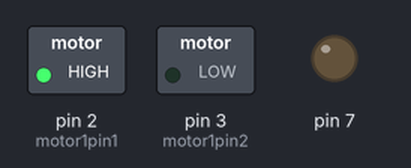
A sketch run on a simulated Arduino Uno, built with avr-gcc and run on an emulated ATmega328P. On the bench: switched loads named in the sketch (green lamp = pin HIGH), output pins drawn as LEDs (lit = HIGH).

Above: at 0.1 s.
Timing chart, 0 to 1.6 s (numbered marks = the images above):
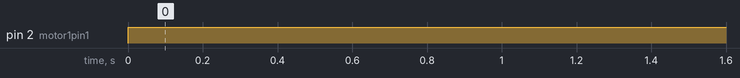

Measured:
- by itself, pin 2 (motor1pin1): LOW → HIGH at 0.00 s

The sketch:

motor_controller.ino
```cpp
int motor1pin1 = 2;
int motor1pin2 = 3;

//int motor2pin1 = 4;
//int motor2pin2 = 5;

void setup() {
  // put your setup code here, to run once:
  pinMode(motor1pin1, OUTPUT);
  pinMode(motor1pin2, OUTPUT);
//  pinMode(motor2pin1, OUTPUT);
//  pinMode(motor2pin2, OUTPUT);
  pinMode(7, OUTPUT);
}

void loop() {
  // put your main code here, to run repeatedly:
  //Controlling speed (0 = off and 255 = max speed):
  analogWrite(7, 120); //ENA pin

  digitalWrite(motor1pin1, HIGH);
  digitalWrite(motor1pin2, LOW);

//  digitalWrite(motor2pin1, HIGH);
//  digitalWrite(motor2pin2, LOW);
  delay(1000);

//  digitalWrite(motor1pin1, LOW);
//  digitalWrite(motor1pin2, HIGH);

//  digitalWrite(motor2pin1, LOW);
//  digitalWrite(motor2pin2, HIGH);
  delay(1000);
}
```
